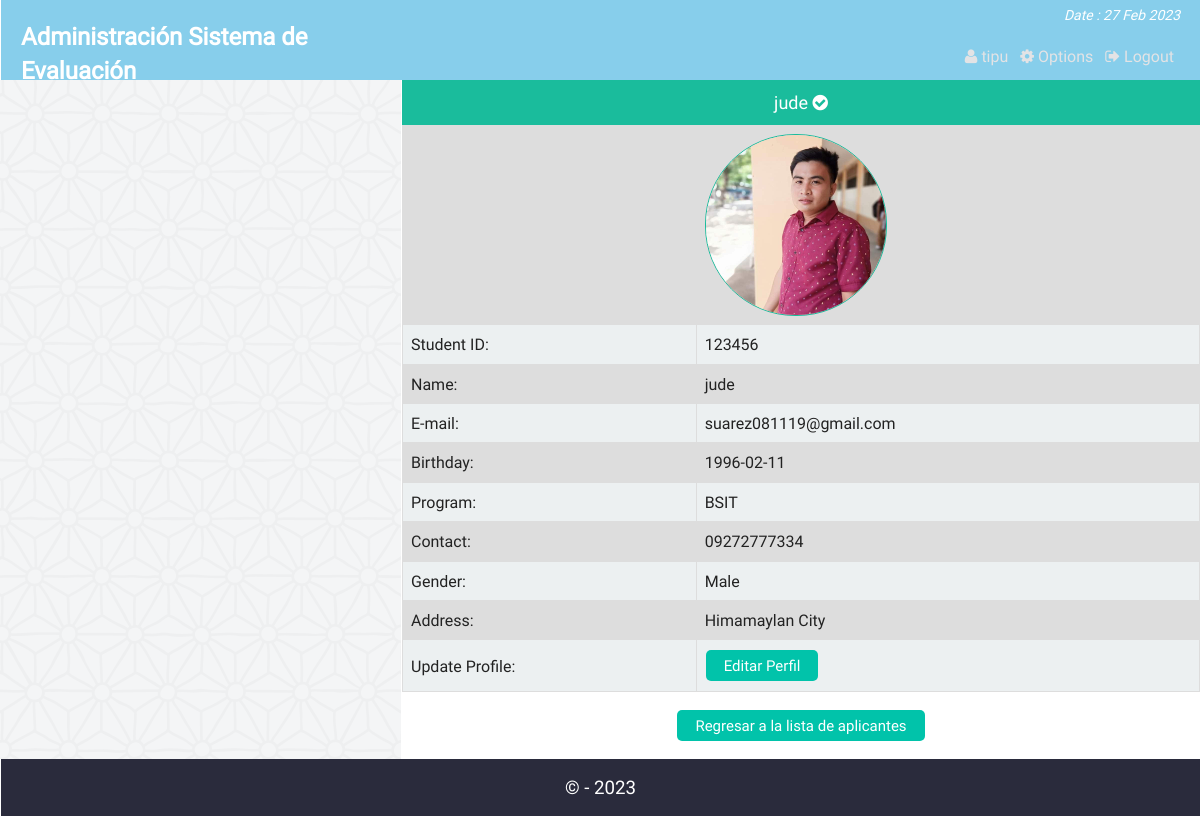
Page /admin_single_student.php?id=123456 (signed in) on the committed database.
### tables this page shows
CREATE TABLE `st_info` (
  `st_id` INTEGER,
  `name` varchar(100) NOT NULL,
   `lastname` VARCHAR(100),
   `cedula` VARCHAR(10), 
   `titulo` VARCHAR(500),
   `cargo` VARCHAR(500),
   `estado` integer,
  `password` varchar(32) NOT NULL,
  `email` varchar(50) NOT NULL,
  `bday` date NOT NULL,
  `program` varchar(10) NOT NULL,
  `contact` varchar(20) NOT NULL,
  `gender` varchar(10) NOT NULL,
  `address` varchar(255) NOT NULL,
  `img` varchar(255) DEFAULT NULL
   
);

### admin_single_student.php (the view, shortened to what this page needs)
<?php
	require "php/config.php";
	require_once "php/functions.php";
	$user = new login_registration_class();
	if(isset($_REQUEST['id'])){
		$st_id = $_REQUEST['id'];
	}else{
		header('Location: admin.php');
		exit();
	}
?>
<?php
include "php/headertop_admin.php";
?>
<div class="profile">
		<p style="font-size:18px;text-align:center;background:#1abc9c;color:#fff;padding:10px;margin:0"><?php $user->getusername($st_id); ?> <i class="fa fa-check-circle" aria-hidden="true"></i></p>
		<table class="tab_one">
			<?php
				$getuser = $user->getuserbyid($st_id);
				while($row = $getuser->fetch_assoc()){
			?>
			<tr>
				<td></td>
				<?php if(empty($row['img'])){?>
				<td><img src="img/default.png" style="height:180px; width:180px; border:1px #1ABC9C solid;border-radius:90px" alt="" /></td>
				<?php }else{ ?>
				<td><img src="img/student/<?php echo $row['img']; ?>" style="height:180px; width:180px; border:1px #1ABC9C solid;border-radius:90px" alt="" /></td>
				<?php }?>
			</tr>
			<tr>
				<td>Student ID: </td>
				<td><?php echo $row['st_id']; ?></td>
			</tr>
			<tr>
				<td>Name: </td>
				<td><?php echo $row['name']; ?></td>
			</tr>
			<tr>
				<td>E-mail: </td>
				<td><?php echo $row['email']; ?></td>
			</tr>
			<tr>
				<td>Birthday: </td>
				<td><?php echo $row['bday']; ?></td>
			</tr>
			<tr>
				<td>Program: </td>
				<td><?php echo $row['program']; ?></td>
			</tr>
			<tr>
				<td>Contact: </td>
				<td><?php echo $row['contact']; ?></td>
			</tr>
			<tr>
				<td>Gender: </td>
				<td><?php echo $row['gender']; ?></td>
			</tr>
			<tr>
				<td>Address: </td>
				<td><?php echo $row['address']; ?></td>
			</tr>
			<tr>
				<td>Update Profile: </td>
				<td><a href="admin_single_student_update.php?id=<?php echo $row['st_id'];?>"><button class="editbtn">Editar Perfil</button></a></td>
			</tr>
			<?php  } ?>
		</table>
		<div class="back fix">
			<p style="text-align:center"><a href="admin_all_student.php"><button class="editbtn">Regresar a la lista de aplicantes</button></a></p>
		</div>
</div>
<?php include "php/footerbottom.php";?>

### php/functions.php (shortened to what this page needs)
<?php
class login_registration_class{
	public function getusername($sid){
		global $conn;
		$query = $conn->query("select name from st_info where st_id='$sid'");
		$result = $query->fetch_assoc();
		echo $result['name'];
	}
	public function getuserbyid($st_id){
		global $conn;
		$query = $conn->query("select * from st_info where st_id='$st_id'");
		return $query;
	}
};
?>

### css/main.css (style rules this page uses)
html { color: #222; font-size: 1em; line-height: 1.4; }
audio, canvas, iframe, img, svg, video { vertical-align: middle; }
a { text-decoration:none; }
.fix { overflow:hidden; }
body { font-family:roboto !important; background:url(../img/ptrn.png) repeat fixed; }
.st_reg th, td { padding: 8px; }
table.tab_one { width:100%; }
table.tab_one td { border:1px solid #ddd; padding:8px; }
table.tab_one td a { text-decoration:none; }
table.tab_one tr:nth-child(odd) { background:#ddd; }
table.tab_one tr:nth-child(even) { background:#ecf0f1; }
.editbtn { background-color: #01C3AA; border: none; border-radius:5px; color: white; padding: 5px 18px; text-align: center; text-decoration: none; display: inline-block; font-size: 15px; margin: 2px 1px; cursor: pointer; }
table.att_tab tr,td,th { border:2px solid #ddd; border-collapse:collapse; padding:8px; }

### rows in the picture
st_info: name "jude", img (picture), st_id "123456", email "suarez081119@gmail.com", bday "1996-02-11", program "BSIT", contact "09272777334", gender "Male", address "Himamaylan City"

### other values in the picture
$admin_name "tipu"
